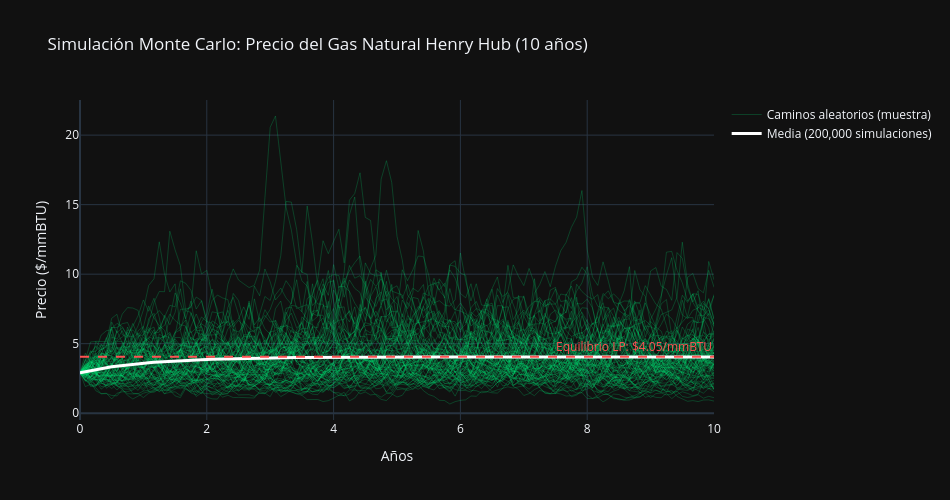

Here is the notebook cell this chart was saved with:
### Code cell
# ------------------------------------------------------------------------------
# GRÁFICA 2: Trayectorias de Monte Carlo - Gas Natural Henry Hub
# ------------------------------------------------------------------------------
fig_gas = go.Figure()

for i in range(n_paths_plot):
    fig_gas.add_trace(
        go.Scatter(
            x=time_grid,
            y=P_gas_paths[:, i],
            mode='lines',
            line=dict(color='rgba(0, 230, 118, 0.22)', width=1),
            showlegend=(i == 0),
            name='Caminos aleatorios (muestra)',
            hoverinfo='skip',
        )
    )

fig_gas.add_trace(
    go.Scatter(
        x=time_grid,
        y=P_gas_paths.mean(axis=1),
        mode='lines',
        line=dict(color='#ffffff', width=3),
        name=f'Media ({N_SIMS:,} simulaciones)',
    )
)

fig_gas.add_hline(
    y=gas_params['eq_price'],
    line_dash='dash',
    line_color='#ff5252',
    line_width=2,
    annotation_text=f"Equilibrio LP: ${gas_params['eq_price']:.2f}/mmBTU",
    annotation_position='top right',
    annotation_font_color='#ff5252',
)

fig_gas.update_layout(
    title=f'Simulación Monte Carlo: Precio del Gas Natural Henry Hub ({N_YEARS} años)',
    xaxis_title='Años',
    yaxis_title='Precio ($/mmBTU)',
    template='plotly_dark',
    width=950,
    height=500,
    hovermode='x unified',
)
fig_gas.show()
